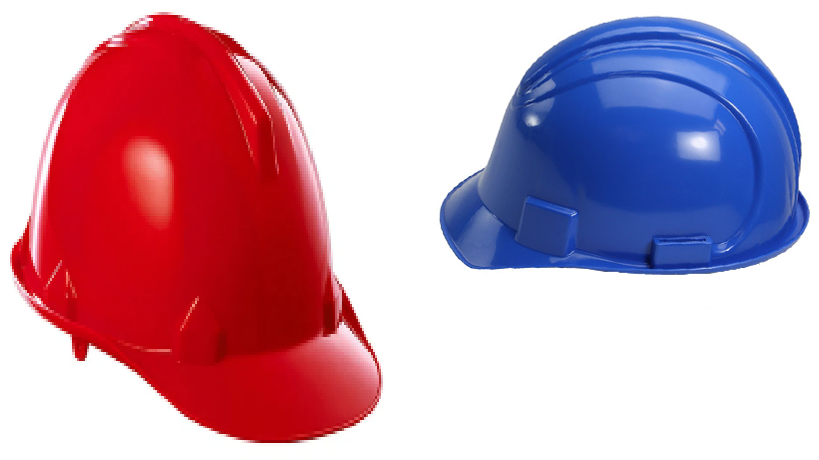
#> input picture Bisa Ai/Image Processing/Topic 3 - Ruang Warna Citra Digital/helm.png, 819 x 460 px
$ jupyter execute praktikum.ipynb
#> lines starting #> are read from the running program, lines starting #| are printed output that depends on the picture; after the words box and inside, x2 and y2 are one past the last pixel; in counts of white or black regions, pixels touching at a corner belong together
# Nomor 1

hal pertama yang harus dilakukan adalah membaca gambar yang ditentukan. Lalu transformasi gambar dari rgb ke crcb. Setelah itu tentukan koordinat gambar yang ingin ditampilkan. Pada kasusu ini kami membagi 2 gambar ke dalam 2 variabel yakni lower_blue dan upper_blue. Gambar yang sudah ditransormasi ke crcb selanjutnya akan di tresholding dengan nilai threshold yang ditentukan agar mendapatkan warna merahnya saja. Setelah itu gambar akan ditampilkan menggunakan cv.imshow()

# Nomor 2

[cell 1]
# mendapatkan objek berwarna merah
import numpy as np
import cv2 as cv
#membaca citra RGB
rgb = cv.imread('helm.png')
#> rgb is the input picture: shape (460, 819, 3); mean B, G, R 176.8, 156.4, 198.8
ycrcb = cv.cvtColor(rgb, cv.COLOR_BGR2YCrCb)
#> ycrcb: shape (460, 819, 3); mean of channels 0, 1, 2 171.4, 147.5, 131
lower_blue = np.array([40,150,50])
upper_blue = np.array([200,255,150])
# Threshold the HSV image to get only red colors
mask = cv.inRange(ycrcb, lower_blue, upper_blue)
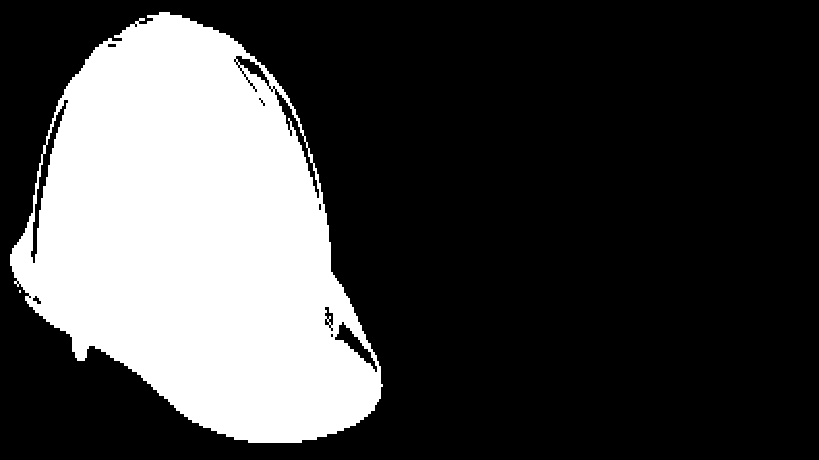
#> mask: shape (460, 819); 27.2% white; 2 white regions (1 under 20 px), largest, box (x1, y1, x2, y2) and area: (10, 12, 383, 443) 102475
res = cv.bitwise_and(rgb,rgb, mask= mask)
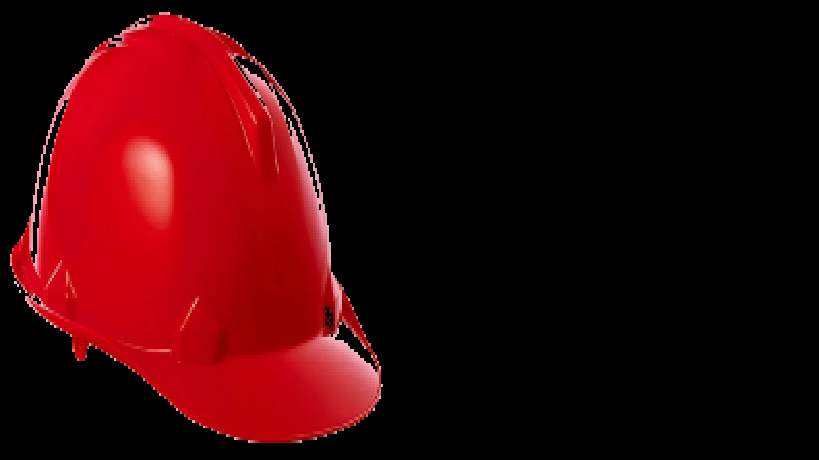
#> res: shape (460, 819, 3); mean B, G, R 7.6, 4.4, 52.9
cv.imshow('rgb', res)
cv.waitKey(0)
cv.destroyAllWindows()

[cell 2]
import numpy as np
import cv2 as cv
#membaca citra RGB
rgb = cv.imread('helm.png')
ycrcb = cv.cvtColor(rgb, cv.COLOR_BGR2HSV)
#> ycrcb: shape (460, 819, 3); mean H, S, V 67.3, 100.1, 222.4

lower_red = np.array([110,50,50])
upper_red = np.array([130,255,255])

# Threshold the HSV image to get only blue colors
mask = cv.inRange(ycrcb, lower_red, upper_red)
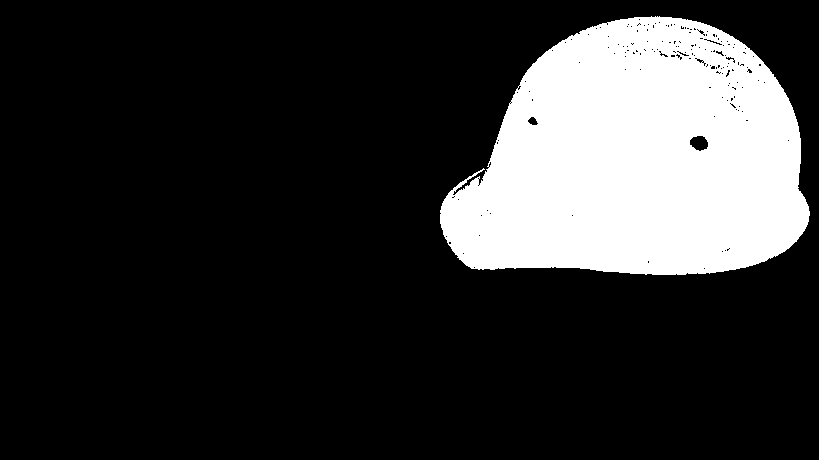
#> mask: shape (460, 819); 19.1% white; 1 white region, box (x1, y1, x2, y2) and area: (440, 16, 810, 275) 71797
res = cv.bitwise_and(rgb,rgb, mask= mask)
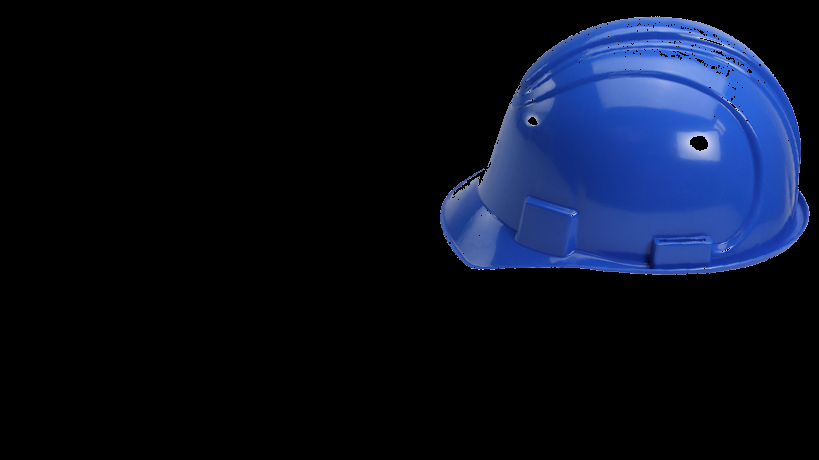
#> res: shape (460, 819, 3); mean B, G, R 32.8, 15.8, 9.4

cv.imshow('rgb', res)
cv.waitKey(0)
cv.destroyAllWindows()

$ run again, with Bisa Ai/Image Processing/Topic 3 - Ruang Warna Citra Digital/capsule.jpg saved as Bisa Ai/Image Processing/Topic 3 - Ruang Warna Citra Digital/helm.png
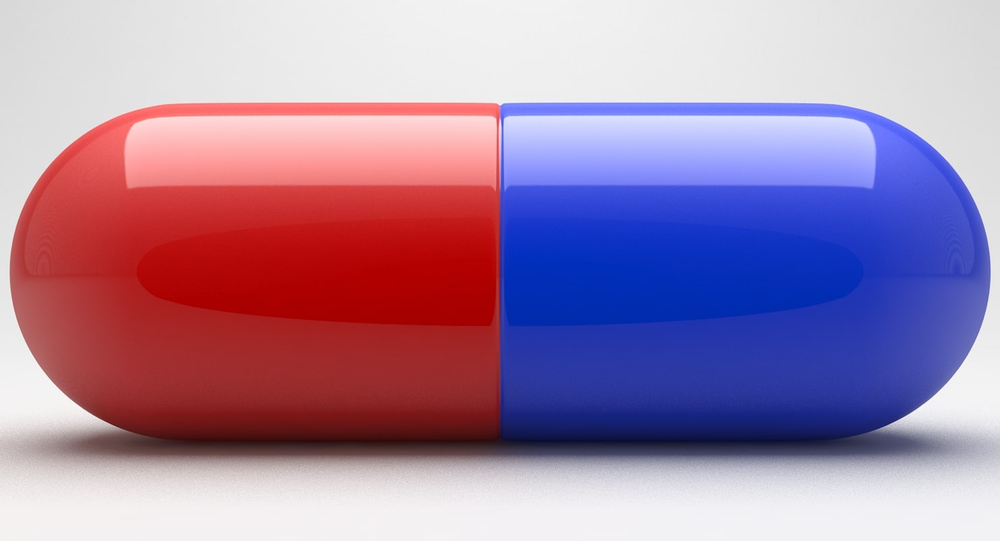
#> input picture Bisa Ai/Image Processing/Topic 3 - Ruang Warna Citra Digital/capsule.jpg, 1000 x 541 px, shrunk from 1480 x 800 before the run
#> rgb is the input picture: shape (541, 1000, 3); mean B, G, R 166.2, 133.4, 164.5
#> `mask = cv.inRange(ycrcb, lower_blue, upper_blue)`:
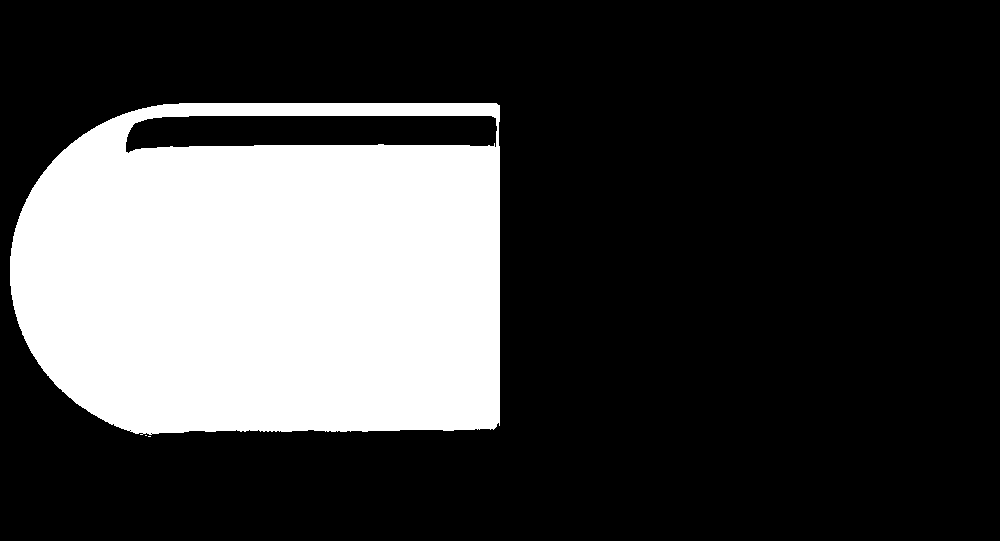
#> mask: shape (541, 1000); 25.6% white; 3 white regions (2 under 20 px), largest, box (x1, y1, x2, y2) and area: (10, 103, 500, 435) 138565
#> `res = cv.bitwise_and(rgb,rgb, mask= mask)`:
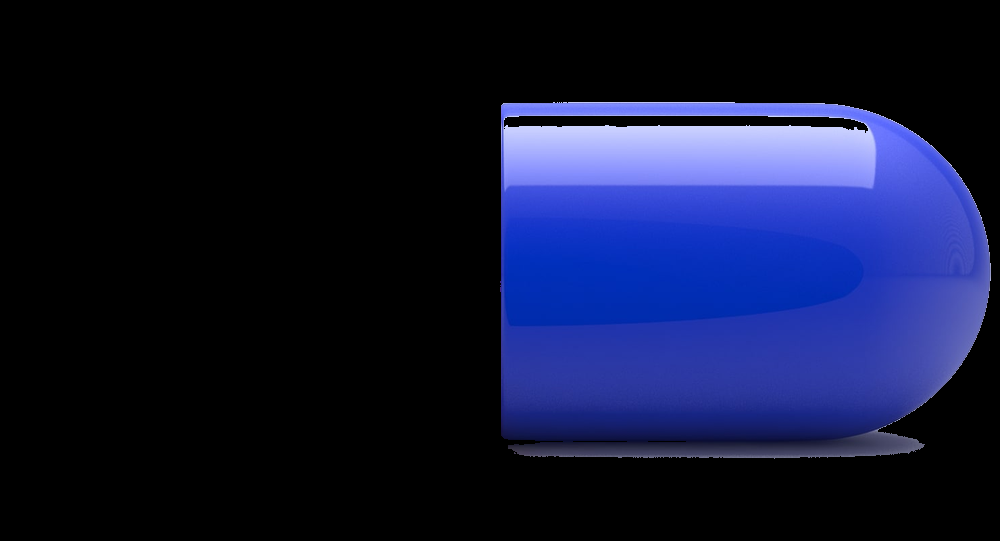
#> res: shape (541, 1000, 3); mean B, G, R 53.7, 21.9, 16.7
